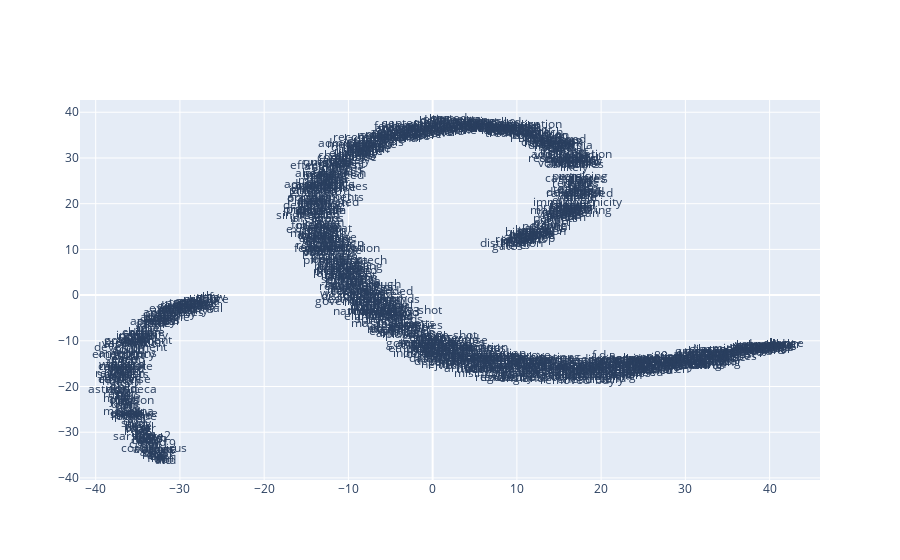

The notebook cell this image was saved under:
### Code cell
from sklearn.decomposition import IncrementalPCA    # inital reduction
from sklearn.manifold import TSNE                   # final reduction
import numpy as np                                  # array handling


def reduce_dimensions(model):
    num_dimensions = 2  # final num dimensions (2D, 3D, etc)

    # extract the words & their vectors, as numpy arrays
    vectors = np.asarray(model.wv.vectors)
    labels = np.asarray(model.wv.index_to_key)  # fixed-width numpy strings

    # reduce using t-SNE
    tsne = TSNE(n_components=num_dimensions, random_state=0)
    vectors = tsne.fit_transform(vectors)

    x_vals = [v[0] for v in vectors]
    y_vals = [v[1] for v in vectors]
    return x_vals, y_vals, labels


x_vals, y_vals, labels = reduce_dimensions(model)

def plot_with_plotly(x_vals, y_vals, labels, plot_in_notebook=True):
    from plotly.offline import init_notebook_mode, iplot, plot
    import plotly.graph_objs as go

    trace = go.Scatter(x=x_vals, y=y_vals, mode='text', text=labels)
    data = [trace]

    if plot_in_notebook:
        init_notebook_mode(connected=True)
        iplot(data, filename='word-embedding-plot')
    else:
        plot(data, filename='word-embedding-plot.html')


def plot_with_matplotlib(x_vals, y_vals, labels):
    import matplotlib.pyplot as plt
    import random

    random.seed(0)

    plt.figure(figsize=(12, 12))
    plt.scatter(x_vals, y_vals)

    #
    # Label randomly subsampled 25 data points
    #
    indices = list(range(len(labels)))
    selected_indices = random.sample(indices, 25)
    for i in selected_indices:
        plt.annotate(labels[i], (x_vals[i], y_vals[i]))

try:
    get_ipython()
except Exception:
    plot_function = plot_with_matplotlib
else:
    plot_function = plot_with_plotly

plot_function(x_vals, y_vals, labels)

### Figure 1 — Plotly figure (JSON) as saved in the notebook; plotly's stock layout.template omitted (floating-point values rounded to 4 significant figures; data arrays with more than 128 entries replaced by an {"elided": "..."} marker saying what was removed)
{"data": [{"mode": "text", "text": {"elided": "1021 str values"}, "type": "scatter", "x": {"elided": "1021 float values"}, "y": {"elided": "1021 float values"}}], "layout": {}}
